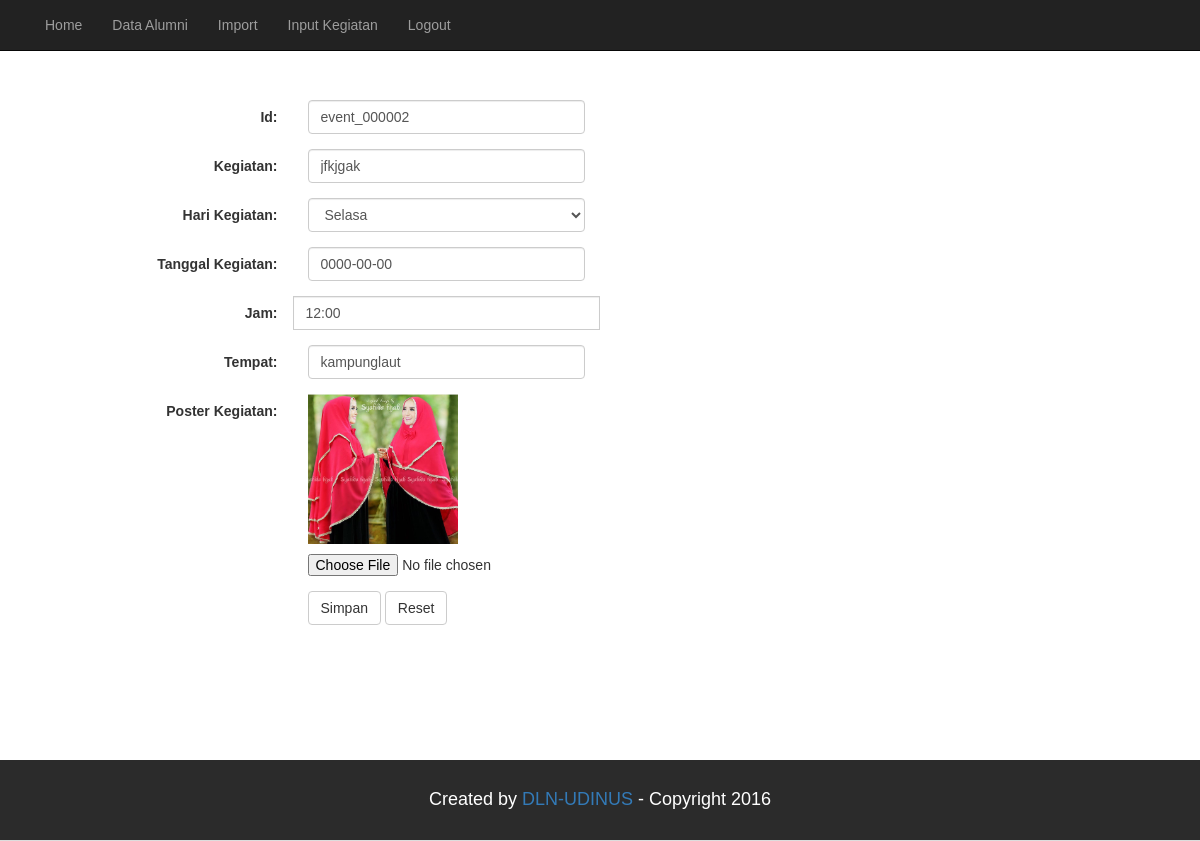
The page /edit_event1.php?edit_id=event_000002 (signed in) on the database its author committed.
### tables this page shows
CREATE TABLE IF NOT EXISTS `input_event` (
  `id` varchar(30) NOT NULL,
  `kegiatan` varchar(50) NOT NULL,
  `hari` varchar(20) NOT NULL,
  `tanggal` date NOT NULL,
  `jam` varchar(5) NOT NULL,
  `tempat` varchar(50) NOT NULL,
  `file` varchar(50) NOT NULL,
  PRIMARY KEY (`id`)
);

### edit_event1.php (the view, shortened to what this page needs)
<?php
	include 'header2.php';
	if(isset($_GET['edit_id']) && !empty($_GET['edit_id']))
	{
		$id = $_GET['edit_id'];
		$stmt_edit = $conn->prepare('SELECT id, kegiatan, hari, tanggal, jam, tempat, file FROM `input_event`  WHERE id =:id');
		$stmt_edit->execute(array(':id'=>$id));
		$edit_row = $stmt_edit->fetch(PDO::FETCH_ASSOC);
		extract($edit_row);
	}
	else
	{
		header("Location: home-admin.php");
	}
				?>
    <br>
    <br>
    <br>
    <br>
    <br>
	<form class="form-horizontal" method="post" enctype="multipart/form-data" required>
                    <div class="form-group">
                      <label class="control-label col-xs-3" for="inputTahun">Id:</label>
                      <div class="col-xs-3">
                        <input type="text" class="form-control" name="id" value="<?php echo $id;?>">
                      </div>
                    </div>
                    <div class="form-group">
                      <label class="control-label col-xs-3" for="input_event">Kegiatan:</label>
                      <div class="col-xs-3">
                      <input type="text" class="form-control" name="kegiatan" value="<?php echo $kegiatan;?>" required>
                      </div>
                    </div>
                    <div class="form-group">
                      <label class="control-label col-xs-3" for="input_event">Hari Kegiatan:</label>
                      <div class="col-xs-3">
                      <select class="form-control" name="hari" required>
                        <option selected><?php echo $hari;?></option>
                      </select>
                      </div>
                    </div>
                    <div class="form-group">
                      <label class="control-label col-xs-3" for="input_event">Tanggal Kegiatan:</label>
                      <div class="input-append date form_datetime col-xs-3">
                        <input type="text" class="form-control" id="tanggal" value="<?php echo  $tanggal;?>" name="tanggal" required >
                      </div>
                    </div>
                   <div class="form-group">
                      <label class="control-label col-xs-3" for="input_event">Jam:</label>
                      <div class="input-group date col-xs-3">
                        <input type="text" class="form-control" id="jam" name="jam" value="<?php echo  $jam;?>" required>
                      </div>
                    </div>
                    <div class="form-group">
                      <label class="control-label col-xs-3" for="input_event">Tempat:</label>
                      <div class="col-xs-3">
                      <input type="text" class="form-control" name="tempat" value="<?php echo $tempat;?>" required>
                      </div>
                    </div>
                    <div class="form-group">
                      <label class="control-label col-xs-3" for="input_event">Poster Kegiatan:</label>
                      <div class="col-xs-3">
                        <p><img src="files/<?php echo $file; ?>" height="150" width="150" /></p>
                        <input class="input-group" type="file" name="file" accept="image/*" />
                      </div>
                    </div>
                    <div class="form-group">
                      <div class="col-xs-offset-3 col-xs-9">
                      <input type="submit" name="Input" class="btn btn-default" value="Simpan">
                      <input type="reset" name="reset" class="btn btn-default" value="Reset"> &nbsp;&nbsp;
                      </div>
                    </div>
                </form>
                <br>
                <br>
                <br>
                <br>
                <br>
                <br>
<?php include 'footer.php'; ?>

### assets/css/main.css (style rules this page uses)
html, button, input, select, textarea { color: #222; }
body { font-size: 1em; line-height: 1.4; }
img { vertical-align: middle; }
html, body { height: 100%; }
body { font-family: "Lato"; font-weight: 300; font-size: 16px; color: #555; -webkit-font-smoothing: antialiased; -webkit-overflow-scrolling: touch; }
p { line-height: 28px; margin-bottom: 25px; }

### header2.php (style rules this page uses)
body { font-family: Arial !important; }

### rows shown on the page
input_event: id "event_000002", kegiatan "jfkjgak", hari "Selasa", tanggal "0000-00-00", jam "12:00", tempat "kampunglaut", file (picture)
